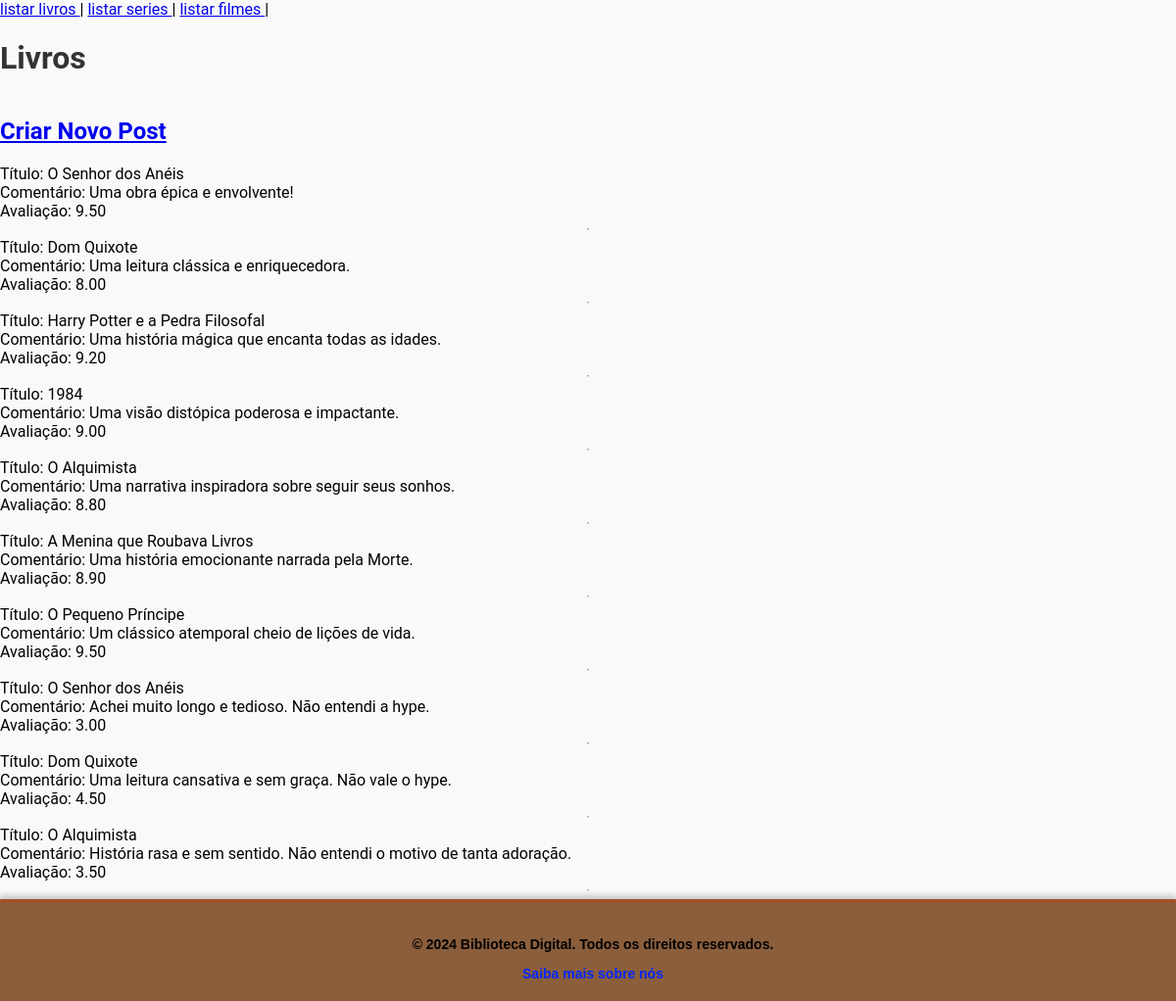
Screenshot of /crud/index_teste.php?pg=lista_livro with the database file from the repository.
### tables this page shows
CREATE TABLE `posts` (
  `id` int(11) NOT NULL AUTO_INCREMENT,
  `tipo` enum('livro','serie','filme') NOT NULL,
  `titulo` varchar(255) NOT NULL,
  `comentario` text NOT NULL,
  `avaliacao` decimal(4,2) NOT NULL DEFAULT 0.00,
  `usuario_id` int(11) NOT NULL,
  PRIMARY KEY (`id`),
  KEY `usuario_id` (`usuario_id`),
  CONSTRAINT `posts_ibfk_1` FOREIGN KEY (`usuario_id`) REFERENCES `usuarios` (`id`) ON DELETE CASCADE
);

### crud/lista_livro.php (the view, shortened to what this page needs)
<h1>Livros</h1>
<?php
    include_once("../config.inc.php");
    if (isset($_SESSION['id_usuario'])) {
        echo '<h2><a href="form_cria_post.php">Criar Novo Post</a></h2>';
    } else {
        echo '<h2><a href="../acesso/login/form-login.php">Criar Novo Post</a></h2>';
    }
    $sql = mysqli_query($conexao,"SELECT * FROM posts WHERE tipo = 'livro'");
    while($tabela = mysqli_fetch_array($sql)){
        echo "Título:     $tabela[titulo]     <br>";
        echo "Comentário: $tabela[comentario] <br>";
        echo "Avaliação:  $tabela[avaliacao]  <br>";
        if (isset($_SESSION['id_usuario']) && $_SESSION['id_usuario'] == $tabela['usuario_id']) {
            echo "<a href='exclui_post.php?id=$tabela[id]&tipo=livro'><b>[X] Excluir</b></a> | ";
            echo "<a href='form_edita_post.php?id=$tabela[id]&tipo=livro'><b>[V] Editar</b></a> <br>";
        } echo "<hr>";
    }
?>

### crud/index_teste.php (shortened to what this page needs)
<!DOCTYPE html>
<html lang="pt-BR">
<head>
    <link rel="stylesheet" href="../style/topo.css">
    <link rel="stylesheet" href="../style/conteudo.css">
    <link rel="stylesheet" href="../style/menu.css">
    <link rel="stylesheet" href="../style/rodape.css">
    <link rel="stylesheet" href="../style/login.css">
    <link rel="stylesheet" href="../style/cadastro.css">
    <link rel="stylesheet" href="../style/global.css">
</head>
<body>
    <nav>
        <a href="?pg=lista_livro">listar livros </a> |
        <a href="?pg=lista_serie">listar series </a> |
        <a href="?pg=lista_filme">listar filmes </a> |
    </nav>
    <?php
        if(empty($_SERVER['QUERY_STRING'])){
            $var = "../components/conteudo/conteudo.php";
            include_once($var);
        }else{
            $pg = $_GET['pg'];
            include_once("$pg.php");
        }
        include_once("../components/rodape/rodape.php");
    ?>
</body>
</html>

### components/rodape/rodape.php
<footer class="rodape">
    <p>&copy; 2024 Biblioteca Digital. Todos os direitos reservados.</p>
    <a href="#">Saiba mais sobre nós</a>
</footer>

### style/rodape.css (style rules this page uses)
.rodape { background-color: #8B5E3C; color: #FFF8E1; text-align: center; padding: 20px 0; font-family: Arial, sans-serif; font-size: 14px; border-top: 4px solid #A0522D; box-shadow: 0px -4px 6px rgba(0, 0, 0, 0.2); }
.rodape p { color: #000000; text-decoration: none; font-weight: bold; transition: color 0.3s; margin-left: 10px; }
.rodape a { color: #0026ff; text-decoration: none; font-weight: bold; transition: color 0.3s; margin-left: 10px; }

### style/global.css (style rules this page uses)
body { display: flex; flex-direction: column; font-family: 'Roboto', sans-serif; background-color: #f9f9f9; }
h1, h2 { color: #333; }
p { color: #666; }
html, body { height: 100%; margin: 0; padding: 0; }

### rows the page displays
posts: titulo "O Senhor dos Anéis", comentario "Uma obra épica e envolvente!", avaliacao "9.50"
posts: titulo "Dom Quixote", comentario "Uma leitura clássica e enriquecedora.", avaliacao "8.00"
posts: titulo "Harry Potter e a Pedra Filosofal", comentario "Uma história mágica que encanta todas as idades.", avaliacao "9.20"
posts: titulo "1984", comentario "Uma visão distópica poderosa e impactante.", avaliacao "9.00"
posts: titulo "O Alquimista", comentario "Uma narrativa inspiradora sobre seguir seus sonhos.", avaliacao "8.80"
posts: titulo "A Menina que Roubava Livros", comentario "Uma história emocionante narrada pela Morte.", avaliacao "8.90"
posts: titulo "O Pequeno Príncipe", comentario "Um clássico atemporal cheio de lições de vida.", avaliacao "9.50"
posts: titulo "O Senhor dos Anéis", comentario "Achei muito longo e tedioso. Não entendi a hype.", avaliacao "3.00"
posts: titulo "Dom Quixote", comentario "Uma leitura cansativa e sem graça. Não vale o hype.", avaliacao "4.50"
posts: titulo "O Alquimista", comentario "História rasa e sem sentido. Não entendi o motivo de tanta adoração.", avaliacao "3.50"
